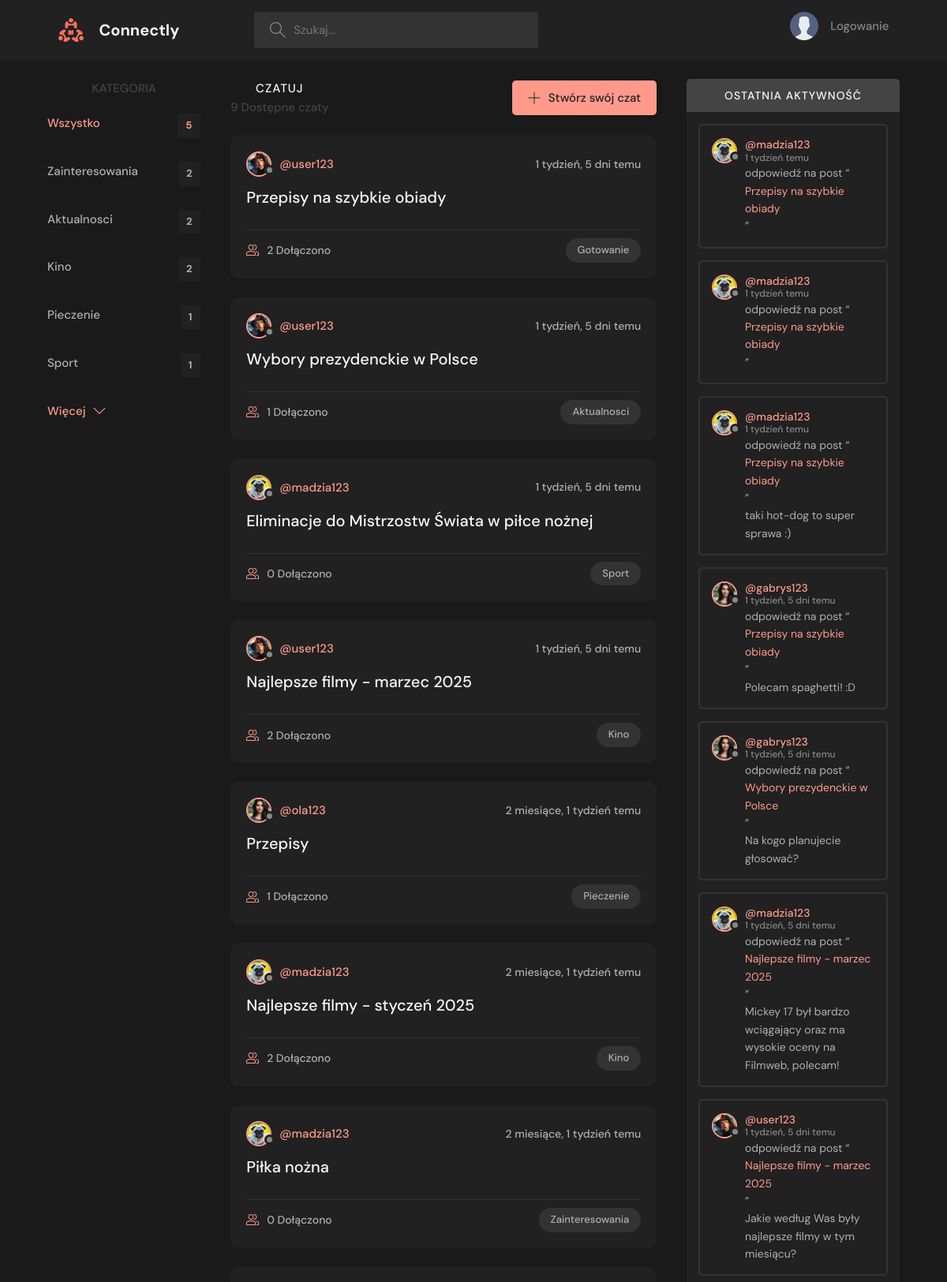
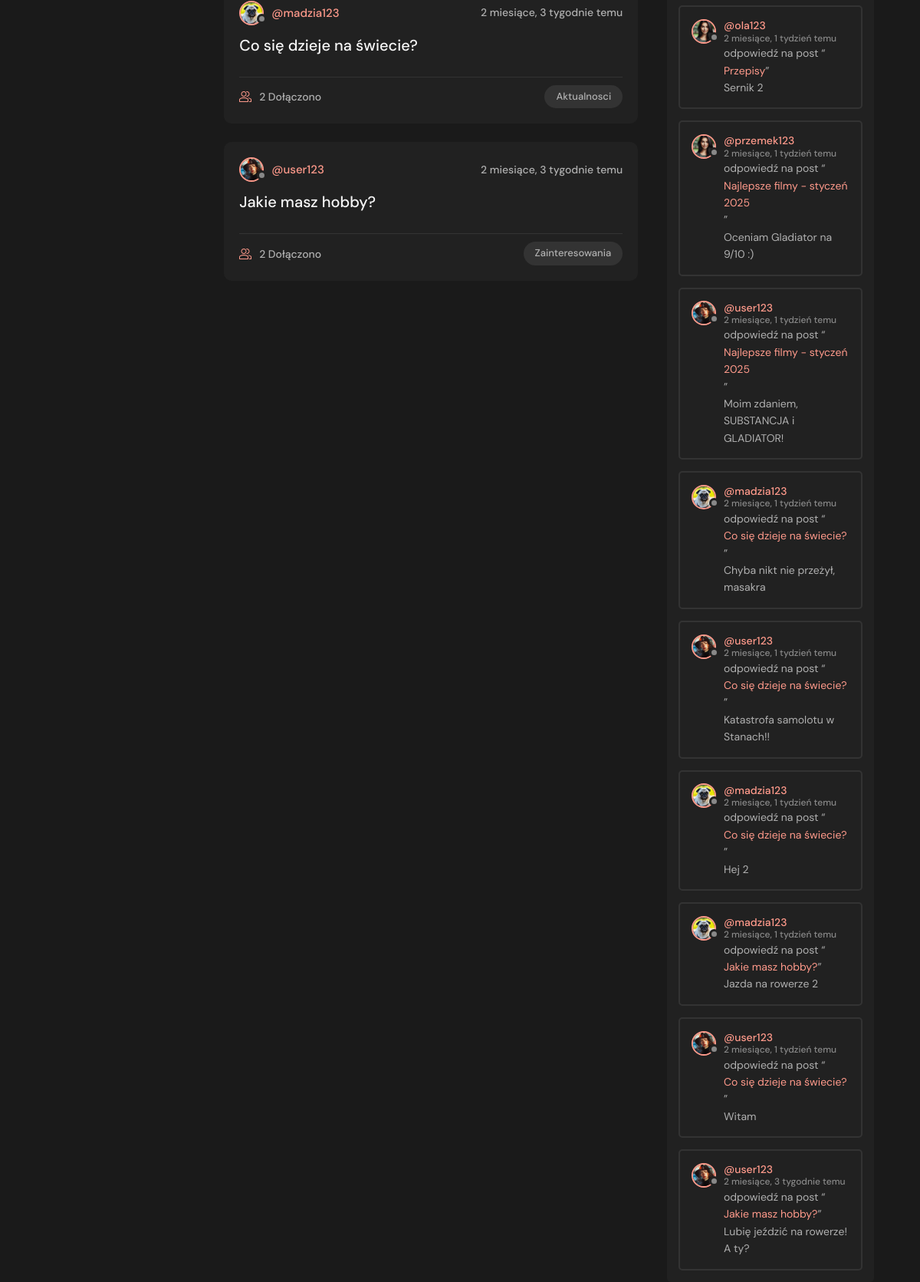
The page / on the database its author committed (2 pictures, top to bottom).
### base/models.py (models this page shows, shortened)
class Topic(models.Model):
    name = models.CharField(max_length=200)

class Room(models.Model):
    host = models.ForeignKey(User, on_delete=models.SET_NULL, null=True)
    topic = models.ForeignKey(Topic, on_delete=models.SET_NULL, null=True)
    name = models.CharField(max_length=200)
    description = models.TextField(null=True, blank=True)
    participants = models.ManyToManyField(User, related_name='participants', blank=True)
    updated = models.DateTimeField(auto_now=True)
    created = models.DateTimeField(auto_now_add=True)
    class Meta:
        ordering = ['-updated', '-created']
    def __str__(self):
        return self.name

class User(AbstractUser):
    name = models.CharField(max_length=200, null=True)
    email = models.EmailField(unique=True, null=True)
    bio = models.TextField(null=True)
    avatar = models.ImageField(null=True, default="photo1.jpg")
    USERNAME_FIELD = 'email'
    REQUIRED_FIELDS = []

class Message(models.Model):
    user = models.ForeignKey(User, on_delete=models.CASCADE)
    room = models.ForeignKey(Room, on_delete=models.CASCADE)
    body = models.TextField(null=True, blank=True)
    file = models.FileField(upload_to='messages/', null=True, blank=True)
    updated = models.DateTimeField(auto_now=True)
    created = models.DateTimeField(auto_now_add=True)
    class Meta:
        ordering = ['-updated', '-created']

### base/views.py (the view)
# urls.py: path('', views.home, name='home'),
def home(request):
    q = request.GET.get('q') if request.GET.get('q') != None else ''
    rooms = Room.objects.filter(
        Q(topic__name__icontains=q) |
        Q(name__icontains=q) |
        Q(description__icontains=q)
    )
    topics = Topic.objects.all()[0:5]
    room_count = rooms.count()
    room_messages = Message.objects.filter(Q(room__topic__name__icontains=q))
    notifications_count = 0
    if request.user.is_authenticated:
        notifications_count = Notification.objects.filter(user=request.user, is_read=False).count()
    context = {'rooms': rooms, 'topics':topics, 'room_count': room_count,
               'room_messages' : room_messages,
               'notifications_count': notifications_count}
    return render(request, 'base/home.html', context)

### base/templates/base/home.html (shortened to what this page needs)
{% extends 'main.html' %}
{% block content %}
    <main class="layout layout--3">
      <div class="container">
        {% include 'base/topics_component.html' %}
        <div class="roomList">
          <div class="roomList__header">
            <div>
              <h2>Czatuj</h2>
              <p>{{room_count}} Dostępne czaty</p>
            </div>
            <a class="btn btn--main" href="{% url 'create-room' %}">
              <svg version="1.1" xmlns="http://www.w3.org/2000/svg" width="32" height="32" viewBox="0 0 32 32">
                <title>add</title>
                <path
                  d="M16.943 0.943h-1.885v14.115h-14.115v1.885h14.115v14.115h1.885v-14.115h14.115v-1.885h-14.115v-14.115z"
                ></path>
              </svg>
              Stwórz swój czat
            </a>
          </div>
          {% include 'base/feed_component.html' %}
        </div>
        {% include 'base/activity_component.html' %}
      </div>
    </main>
{% endblock %}

### base/templates/base/topics_component.html
<div class="topics">
    <div class="topics__header">
        <h2>Kategoria</h2>
    </div>
    <ul class="topics__list">
        <li>
            <a href="{% url 'home' %}" class="active">Wszystko <span>{{topics.count}}</span></a>
        </li>
        {% for topic in topics %}
        <li>
            <a href="{% url 'home' %}?q={{topic.name}}">{{topic.name}}<span>{{topic.room_set.all.count}}</span></a>
        </li>
        {% endfor %}
    </ul>
    <a class="btn btn--link" href="{% url 'topics' %}">
        Więcej
        <svg version="1.1" xmlns="http://www.w3.org/2000/svg" width="32" height="32" viewBox="0 0 32 32">
            <title>chevron-down</title>
            <path d="M16 21l-13-13h-3l16 16 16-16h-3l-13 13z"></path>
        </svg>
    </a>
</div>

### base/templates/base/feed_component.html (shortened to what this page needs)
{% for room in rooms %}
<div class="roomListRoom">
    <div class="roomListRoom__header">
        <a href="{% url 'user-profile' room.host.id %}" class="roomListRoom__author">
            <div class="avatar avatar--small">
                <img src="{{room.host.avatar.url}}" />
            </div>
            <span>@{{room.host.username}}</span>
        </a>
        <div class="roomListRoom__actions">
            <span>{{room.created|timesince}} temu</span>
        </div>
    </div>
    <div class="roomListRoom__content">
        <a href="{% url 'room' room.id %}">{{room.name}}</a>
    </div>
    <div class="roomListRoom__meta">
        <a href="{% url 'room' room.id %}" class="roomListRoom__joined">
            {{room.participants.all.count}} Dołączono
        </a>
        <p class="roomListRoom__topic">{{room.topic.name}}</p>
    </div>
</div>
{% endfor %}

### base/templates/base/activity_component.html (shortened to what this page needs)
<div class="activities">
    <div class="activities__header">
        <h2>Ostatnia aktywność</h2>
    </div>
    {% for message in room_messages %}
    <div class="activities__box">
        <div class="activities__boxHeader roomListRoom__header">
            <a href="{% url 'user-profile' message.user.id %}" class="roomListRoom__author">
                <div class="avatar avatar--small">
                    <img src="{{message.user.avatar.url}}" />
                </div>
                <p>
                    @{{message.user.username}}
                    <span>{{message.created|timesince}} temu </span>
                </p>
            </a>
        </div>
        <div class="activities__boxContent">
            <p>odpowiedź na post “<a href="{% url 'room' message.room.id %}">{{message.room}}</a>”</p>
            {% if request.user == message.user %}
                <p id="message-text-{{ message.id }}">{{ message.body }}</p>
                <form id="edit-form-{{ message.id }}" action="{% url 'edit-message' message.id %}" method="POST" style="display: none;">
                    {% csrf_token %}
                    <input type="text" name="body"  value="{{ message.body }}" />
                    <button type="submit" class="btn btn--pill">Zapisz</button>
                    <button type="button" class="btn btn--pill" onclick="cancelEdit({{ message.id }})">Anuluj</button>
                </form>
                <button class="btn btn--pill" onclick="showEditForm({{ message.id }})">Edytuj</button>
            {% else %}
                <p>{{ message.body }}</p>
            {% endif %}
        </div>
    </div>
    {% endfor %}
</div>

### rows shown on the page
Topic: name "Zainteresowania", room_set.all.count "2"
Topic: name "Aktualnosci", room_set.all.count "2"
Topic: name "Kino", room_set.all.count "2"
Topic: name "Pieczenie", room_set.all.count "1"
Topic: name "Sport", room_set.all.count "1"
Room: host.avatar (picture), host.username "user123", created "1 tydzień, 5 dni", name "Przepisy na szybkie obiady", participants.all.count "2", topic.name "Gotowanie"
Room: host.avatar (picture), host.username "user123", created "1 tydzień, 5 dni", name "Wybory prezydenckie w Polsce", participants.all.count "1", topic.name "Aktualnosci"
Room: host.avatar (picture), host.username "madzia123", created "1 tydzień, 5 dni", name "Eliminacje do Mistrzostw Świata w piłce nożnej", participants.all.count "0", topic.name "Sport"
Room: host.avatar (picture), host.username "user123", created "1 tydzień, 5 dni", name "Najlepsze filmy - marzec 2025", participants.all.count "2", topic.name "Kino"
Room: host.avatar (picture), host.username "ola123", created "2 miesiące, 1 tydzień", name "Przepisy", participants.all.count "1", topic.name "Pieczenie"
Room: host.avatar (picture), host.username "madzia123", created "2 miesiące, 1 tydzień", name "Najlepsze filmy - styczeń 2025", participants.all.count "2", topic.name "Kino"
Room: host.avatar (picture), host.username "madzia123", created "2 miesiące, 1 tydzień", name "Piłka nożna", participants.all.count "0", topic.name "Zainteresowania"
Room: host.avatar (picture), host.username "madzia123", created "2 miesiące, 3 tygodnie", name "Co się dzieje na świecie?", participants.all.count "2", topic.name "Aktualnosci"
Room: host.avatar (picture), host.username "user123", created "2 miesiące, 3 tygodnie", name "Jakie masz hobby?", participants.all.count "2", topic.name "Zainteresowania"
Message: user.avatar (picture), user.username "madzia123", created "1 tydzień", room "Przepisy na szybkie obiady"
Message: user.avatar (picture), user.username "madzia123", created "1 tydzień", room "Przepisy na szybkie obiady"
Message: user.avatar (picture), user.username "madzia123", created "1 tydzień", room "Przepisy na szybkie obiady", body "taki hot-dog to super sprawa :)"
Message: user.avatar (picture), user.username "gabrys123", created "1 tydzień, 5 dni", room "Przepisy na szybkie obiady", body "Polecam spaghetti! :D"
Message: user.avatar (picture), user.username "gabrys123", created "1 tydzień, 5 dni", room "Wybory prezydenckie w Polsce", body "Na kogo planujecie głosować?"
Message: user.avatar (picture), user.username "madzia123", created "1 tydzień, 5 dni", room "Najlepsze filmy - marzec 2025", body "Mickey 17 był bardzo wciągający oraz ma wysokie oceny na Filmweb, polecam!"
Message: user.avatar (picture), user.username "user123", created "1 tydzień, 5 dni", room "Najlepsze filmy - marzec 2025", body "Jakie według Was były najlepsze filmy w tym miesiącu?"
Message: user.avatar (picture), user.username "ola123", created "2 miesiące, 1 tydzień", room "Przepisy", body "Sernik 2"
Message: user.avatar (picture), user.username "przemek123", created "2 miesiące, 1 tydzień", room "Najlepsze filmy - styczeń 2025", body "Oceniam Gladiator na 9/10 :)"
Message: user.avatar (picture), user.username "user123", created "2 miesiące, 1 tydzień", room "Najlepsze filmy - styczeń 2025", body "Moim zdaniem, SUBSTANCJA i GLADIATOR!"
Message: user.avatar (picture), user.username "madzia123", created "2 miesiące, 1 tydzień", room "Co się dzieje na świecie?", body "Chyba nikt nie przeżył, masakra"
Message: user.avatar (picture), user.username "user123", created "2 miesiące, 1 tydzień", room "Co się dzieje na świecie?", body "Katastrofa samolotu w Stanach!!"
Message: user.avatar (picture), user.username "madzia123", created "2 miesiące, 1 tydzień", room "Co się dzieje na świecie?", body "Hej 2"
Message: user.avatar (picture), user.username "madzia123", created "2 miesiące, 1 tydzień", room "Jakie masz hobby?", body "Jazda na rowerze 2"
Message: user.avatar (picture), user.username "user123", created "2 miesiące, 1 tydzień", room "Co się dzieje na świecie?", body "Witam"
Message: user.avatar (picture), user.username "user123", created "2 miesiące, 3 tygodnie", room "Jakie masz hobby?", body "Lubię jeździć na rowerze! A ty?"

### other values the page prints
{{ topics.count }} "5"
{{ room_count }} "9"
